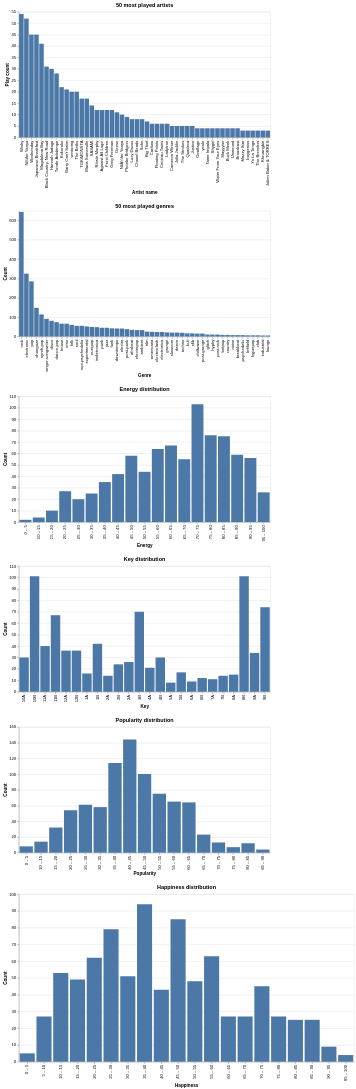

This figure's notebook cell:
### Markdown cell above
## 3. Histograms / Misc Charts

### Code cell
most_played_artists = data.groupby("artist")[["artist"]].value_counts().sort_values(ascending=False).reset_index("artist").nlargest(50, columns=["count"])
most_popular_genres = genres.loc[:, "2-step":].sum().sort_values(ascending=False).nlargest(50).reset_index(name="count").rename({"index": "genre"}, axis=1)

most_played_artists_chart = alt.Chart(most_played_artists).encode(
    x=alt.X("artist", sort="-y", title="Artist name"),
    y=alt.Y("count:Q", title="Play count"),
    tooltip=["artist", "count"]
).mark_bar().properties(title="50 most played artists", width=600, height=300)

most_popular_genres_chart = alt.Chart(most_popular_genres).encode(
    x=alt.X("genre:N", sort="-y", title="Genre"),
    y=alt.Y("count", title="Count"),
    tooltip=["genre", "count"]
).mark_bar().properties(title="50 most played genres", width=600, height=300)

energy_distribution = alt.Chart(data).encode(
    x=alt.X("energy:O", bin=alt.Bin(maxbins=25), title="Energy"),
    y=alt.Y("count()", title="Count")
).mark_bar().properties(title="Energy distribution", width=600, height=300)

key_distribution = alt.Chart(data).encode(
    x=alt.X("camelot:O", title="Key"),
    y=alt.Y("count()", title="Count")
).mark_bar().properties(title="Key distribution", width=600, height=300)

popularity_distribution = alt.Chart(data).encode(
    x=alt.X("popularity:O", bin=alt.Bin(maxbins=25), title="Popularity"),
    y=alt.Y("count()", title="Count")
).mark_bar().properties(title="Popularity distribution", width=600, height=300)

happiness_distribution = alt.Chart(data).encode(
    x=alt.X("happiness:O", bin=alt.Bin(maxbins=25), title="Happiness"),
    y=alt.Y("count()", title="Count")
).mark_bar().properties(title="Happiness distribution", width=800, height=400)

most_played_artists_chart & most_popular_genres_chart & energy_distribution & key_distribution & popularity_distribution & happiness_distribution

### Figure 1 — Vega-Lite specification as saved in the notebook (floating-point values rounded to 4 significant figures; data arrays with more than 128 entries replaced by an {"elided": "..."} marker saying what was removed)
{"config": {"view": {"continuousWidth": 300, "continuousHeight": 300}}, "vconcat": [{"data": {"name": "data-9c1e0190d2a03607d9bda95d152b0549"}, "mark": {"type": "bar"}, "encoding": {"tooltip": [{"field": "artist", "type": "nominal"}, {"field": "count", "type": "quantitative"}], "x": {"field": "artist", "sort": "-y", "title": "Artist name", "type": "nominal"}, "y": {"field": "count", "title": "Play count", "type": "quantitative"}}, "height": 300, "title": "50 most played artists", "width": 600}, {"data": {"name": "data-827be521329576a3a2ce573d840ec03c"}, "mark": {"type": "bar"}, "encoding": {"tooltip": [{"field": "genre", "type": "nominal"}, {"field": "count", "type": "quantitative"}], "x": {"field": "genre", "sort": "-y", "title": "Genre", "type": "nominal"}, "y": {"field": "count", "title": "Count", "type": "quantitative"}}, "height": 300, "title": "50 most played genres", "width": 600}, {"data": {"name": "data-c77c54887a02ef9de21b80df2b8cd202"}, "mark": {"type": "bar"}, "encoding": {"x": {"bin": {"maxbins": 25}, "field": "energy", "title": "Energy", "type": "ordinal"}, "y": {"aggregate": "count", "title": "Count", "type": "quantitative"}}, "height": 300, "title": "Energy distribution", "width": 600}, {"data": {"name": "data-c77c54887a02ef9de21b80df2b8cd202"}, "mark": {"type": "bar"}, "encoding": {"x": {"field": "camelot", "title": "Key", "type": "ordinal"}, "y": {"aggregate": "count", "title": "Count", "type": "quantitative"}}, "height": 300, "title": "Key distribution", "width": 600}, {"data": {"name": "data-c77c54887a02ef9de21b80df2b8cd202"}, "mark": {"type": "bar"}, "encoding": {"x": {"bin": {"maxbins": 25}, "field": "popularity", "title": "Popularity", "type": "ordinal"}, "y": {"aggregate": "count", "title": "Count", "type": "quantitative"}}, "height": 300, "title": "Popularity distribution", "width": 600}, {"data": {"name": "data-c77c54887a02ef9de21b80df2b8cd202"}, "mark": {"type": "bar"}, "encoding": {"x": {"bin": {"maxbins": 25}, "field": "happiness", "title": "Happiness", "type": "ordinal"}, "y": {"aggregate": "count", "title": "Count", "type": "quantitative"}}, "height": 400, "title": "Happiness distribution", "width": 800}], "$schema": "https://vega.github.io/schema/vega-lite/v6.4.1.json", "datasets": {"data-9c1e0190d2a03607d9bda95d152b0549": [{"artist": "Wishy", "count": 54}, {"artist": "Nilüfer Yanya", "count": 52}, {"artist": "Wednesday", "count": 45}, {"artist": "Japanese Breakfast", "count": 45}, {"artist": "Magdalena Bay", "count": 41}, {"artist": "Black Country, New Road", "count": 31}, {"artist": "Hannah Jadagu", "count": 30}, {"artist": "Tunde Adebimpe", "count": 28}, {"artist": "Kokoroko", "count": 22}, {"artist": "Barry Can't Swim", "count": 21}, {"artist": "venturing", "count": 20}, {"artist": "The Beths", "count": 20}, {"artist": "TOKiMONSTA", "count": 17}, {"artist": "Maria Somerville", "count": 17}, {"artist": "SASAMI", "count": 14}, {"artist": "Róisín Murphy", "count": 12}, {"artist": "Against All Logic", "count": 12}, {"artist": "Frost Children", "count": 12}, {"artist": "Greg Freeman", "count": 12}, {"artist": "Geese", "count": 11}, {"artist": "NilÃ¼fer Yanya", "count": 10}, {"artist": "Phoebe Bridgers", "count": 9}, {"artist": "Lucy Dacus", "count": 8}, {"artist": "Chanel Beads", "count": 8}, {"artist": "Sohn", "count": 8}, {"artist": "Big Thief", "count": 7}, {"artist": "Caribou", "count": 6}, {"artist": "Floating Points", "count": 6}, {"artist": "Cocteau Twins", "count": 6}, {"artist": "Ladytron", "count": 6}, {"artist": "Cameron Winter", "count": 5}, {"artist": "Julia Jacklin", "count": 5}, {"artist": "The Strokes", "count": 5}, {"artist": "Quadeca", "count": 5}, {"artist": "Justice", "count": 5}, {"artist": "Giraffage", "count": 4}, {"artist": "yeule", "count": 4}, {"artist": "Tame Impala", "count": 4}, {"artist": "Shygirl", "count": 4}, {"artist": "Water From Your Eyes", "count": 4}, {"artist": "Slayyyter", "count": 4}, {"artist": "Buck Meek", "count": 4}, {"artist": "Unwound", "count": 4}, {"artist": "Broadcast", "count": 4}, {"artist": "Mazzy Star", "count": 3}, {"artist": "boygenius", "count": 3}, {"artist": "Yo La Tengo", "count": 3}, {"artist": "The Breeders", "count": 3}, {"artist": "Khruangbin", "count": 3}, {"artist": "Julien Baker & TORRES", "count": 3}], "data-827be521329576a3a2ce573d840ec03c": [{"genre": "rock", "count": 644}, {"genre": "electronic", "count": 325}, {"genre": "pop", "count": 285}, {"genre": "shoegaze", "count": 148}, {"genre": "synth-pop", "count": 114}, {"genre": "singer-songwriter", "count": 91}, {"genre": "disco", "count": 81}, {"genre": "dance-pop", "count": 74}, {"genre": "house", "count": 66}, {"genre": "emo", "count": 66}, {"genre": "folk", "count": 60}, {"genre": "soul", "count": 55}, {"genre": "neo-psychedelia", "count": 55}, {"genre": "experimental", "count": 52}, {"genre": "europop", "count": 49}, {"genre": "indietronica", "count": 48}, {"genre": "punk", "count": 45}, {"genre": "jazz", "count": 45}, {"genre": "funk", "count": 42}, {"genre": "downtempo", "count": 41}, {"genre": "electro", "count": 41}, {"genre": "post-punk", "count": 38}, {"genre": "afrobeat", "count": 34}, {"genre": "electropop", "count": 33}, {"genre": "ambient", "count": 33}, {"genre": "idm", "count": 25}, {"genre": "americana", "count": 24}, {"genre": "electroclash", "count": 23}, {"genre": "electronica", "count": 23}, {"genre": "grunge", "count": 21}, {"genre": "slowcore", "count": 20}, {"genre": "dance", "count": 20}, {"genre": "techno", "count": 19}, {"genre": "lo-fi", "count": 16}, {"genre": "r&b", "count": 16}, {"genre": "chillwave", "count": 15}, {"genre": "post-grunge", "count": 15}, {"genre": "glitch", "count": 10}, {"genre": "hyphy", "count": 10}, {"genre": "post-rock", "count": 10}, {"genre": "britpop", "count": 8}, {"genre": "country", "count": 8}, {"genre": "noise", "count": 7}, {"genre": "breakbeat", "count": 7}, {"genre": "psychedelic", "count": 7}, {"genre": "leftfield", "count": 6}, {"genre": "hyperpop", "count": 6}, {"genre": "club", "count": 6}, {"genre": "industrial", "count": 5}, {"genre": "lounge", "count": 5}], "data-c77c54887a02ef9de21b80df2b8cd202": {"elided": "848 records"}}}
